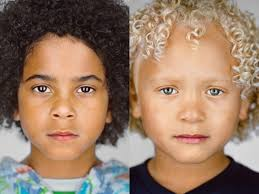
#> input picture face_detection/img_3.jpeg, 259 x 194 px
$ python face_detection.py
#> lines starting #> are read from the running program, lines starting #| are printed output that depends on the picture; after the words box and inside, x2 and y2 are one past the last pixel; in counts of white or black regions, pixels touching at a corner belong together
#> in main, image is the input picture: shape (194, 259, 3); mean B, G, R 102.9, 123.8, 152.7
import cv2

face_cascade = cv2.CascadeClassifier(cv2.data.haarcascades + 'haarcascade_frontalface_default.xml')

def detect_faces_img(image):

    image = cv2.resize(image, (450, 450))
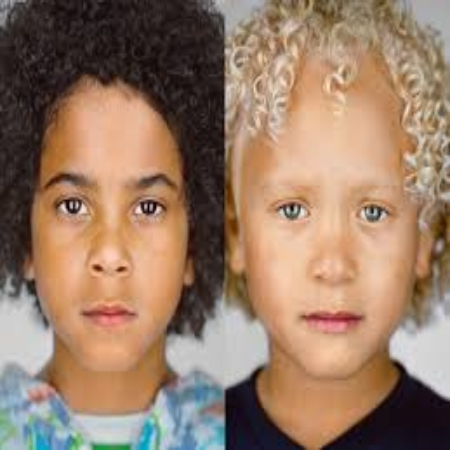
#> image: shape (450, 450, 3); mean of channels 0, 1, 2 102.8, 123.7, 152.6; drawn as B, G, R
    gray = cv2.cvtColor(image, cv2.COLOR_BGR2GRAY)
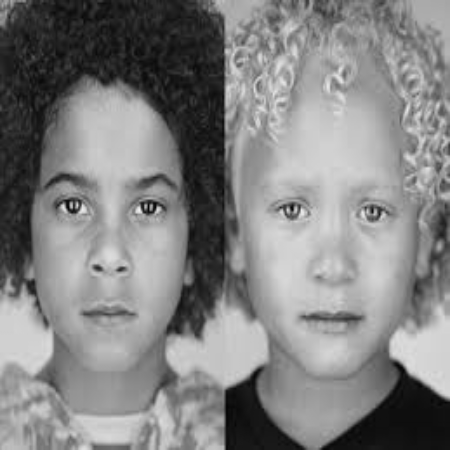
#> gray: shape (450, 450); min 4, max 241, mean 130
    faces = face_cascade.detectMultiScale(gray, scaleFactor=1.1, minNeighbors=9, minSize=(30, 30))
#> faces = [[15, 130, 198, 198], [225, 131, 210, 210]]
    for (x, y, w, h) in faces:
        cv2.rectangle(image, (x, y), (x + w, y + h), (0, 255, 0), 2)
#> this loop made 2 passes
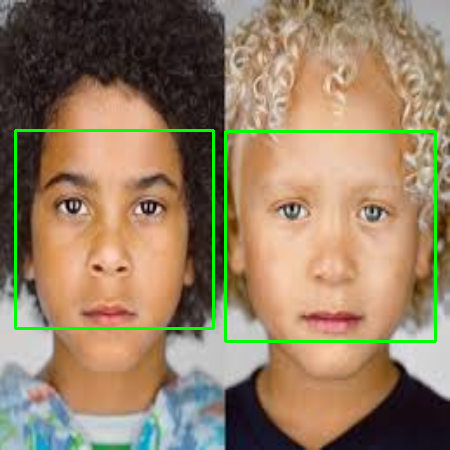
#> image: shape (450, 450, 3); 2.41% of pixels changed, all inside (x1, y1, x2, y2) = (14, 129, 437, 343); drawn as B, G, R

    return image


def detect_faces_vid(video_path):

    cap = cv2.VideoCapture(video_path)

    while True:
        ret, frame = cap.read()
        if not ret:
            break
        frame = cv2.resize(frame, (450, 450))
        faces_detected_frame = detect_faces_img(frame)
        cv2.imshow('Detected Faces', faces_detected_frame)
        if cv2.waitKey(1) & 0xFF == ord('q'):
            break

    cap.release()
    cv2.destroyAllWindows()

def main():

    input_path = 'img_3.jpeg'
    if input_path.endswith('.jpg') or input_path.endswith('.jpeg') or input_path.endswith('.png'):
        image = cv2.imread(input_path)
        faces_detected_image = detect_faces_img(image)
        cv2.imshow('Detected Faces', faces_detected_image)
        cv2.waitKey(0)
        cv2.destroyAllWindows()

    elif input_path.endswith('.mp4') or input_path.endswith('.avi') or input_path.endswith('.mov'):
        detect_faces_vid(input_path)

if __name__ == "__main__":
    main()
